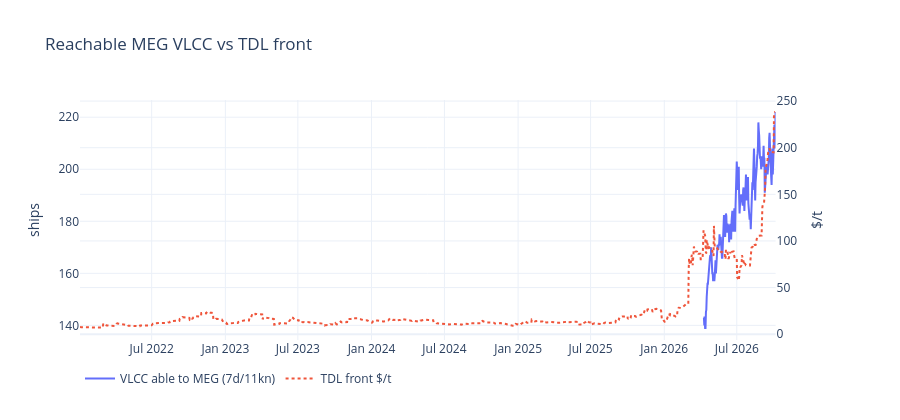
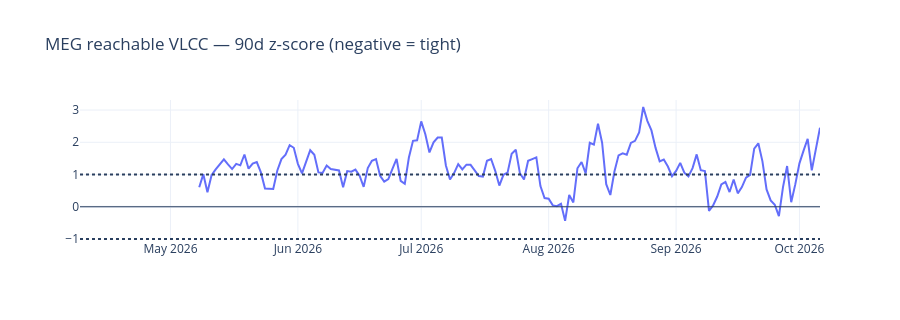

The notebook cell these images were saved under, in order:
### Markdown cell above
## A — Tonnage matcher: VLCCs that can reach the Mideast Gulf in 7 days

This is **reachable load-region supply**, not world fleet. Down vs 90d z-score → list is tight → near FFAs should bid if cargoes are unchanged.

### Code cell
def cached(name, fn):
    return kp._series_cache(CACHE, name, REFRESH, fn)

meg = cached(
    "kpler_tonnage_meg_vlcc_7d_11kn",
    lambda: kp.tonnage_count_series(cfg, kp.MEG_ZONE, START),
)
meg = meg.sort_values("Date") if not meg.empty else meg
if meg.empty or "vlcc_count" not in meg.columns:
    display(Markdown("_No MEG VLCC matcher rows — check zone name / entitlements._"))
else:
    meg["z90"] = kp.zscore(meg["vlcc_count"])
    display(meg.tail(3))
    tdl_d = tdl.copy()
    tdl_d["TRADE_DATE"] = pd.to_datetime(tdl_d["TRADE_DATE"])
    front_hist = (
        tdl_d.sort_values(["TRADE_DATE", "CONTRACT_MONTH"])
        .groupby("TRADE_DATE", as_index=False)
        .first()
    )
    fig = make_subplots(specs=[[{"secondary_y": True}]])
    fig.add_trace(go.Scatter(x=meg["Date"], y=meg["vlcc_count"], name="VLCC able to MEG (7d/11kn)"), secondary_y=False)
    fig.add_trace(go.Scatter(x=front_hist["TRADE_DATE"], y=front_hist["SETTLE_USD_T"], name="TDL front $/t", line=dict(dash="dot")), secondary_y=True)
    fig.update_layout(title="Reachable MEG VLCC vs TDL front", template="plotly_white", height=420, legend=dict(orientation="h"))
    fig.update_yaxes(title_text="ships", secondary_y=False)
    fig.update_yaxes(title_text="$/t", secondary_y=True)
    fig.show()
    figz = go.Figure(go.Scatter(x=meg["Date"], y=meg["z90"], name="z90"))
    figz.add_hline(y=0, line_width=1)
    figz.add_hline(y=-1, line_dash="dot")
    figz.add_hline(y=1, line_dash="dot")
    figz.update_layout(title="MEG reachable VLCC — 90d z-score (negative = tight)", template="plotly_white", height=320)
    figz.show()
    last = meg.dropna(subset=["z90"]).iloc[-1] if meg["z90"].notna().any() else meg.iloc[-1]
    ztxt = f"{last['z90']:.2f}" if pd.notna(last.get("z90")) else "n/a"
    display(Markdown(f"Latest **{pd.Timestamp(last['Date']).date()}**: {last['vlcc_count']:.0f} VLCCs, z90 **{ztxt}**."))

### Figure 1 — Plotly figure (JSON) as saved in the notebook; plotly's stock layout.template omitted (floating-point values rounded to 4 significant figures; data arrays with more than 128 entries replaced by an {"elided": "..."} marker saying what was removed)
{"data": [{"name": "VLCC able to MEG (7d/11kn)", "type": "scatter", "x": {"elided": "181 str values"}, "xaxis": "x", "y": {"elided": "181 int values"}, "yaxis": "y"}, {"line": {"dash": "dot"}, "name": "TDL front $/t", "type": "scatter", "x": {"elided": "1228 str values"}, "xaxis": "x", "y": {"elided": "1228 float values"}, "yaxis": "y2"}], "layout": {"height": 420, "legend": {"orientation": "h"}, "title": {"text": "Reachable MEG VLCC vs TDL front"}, "xaxis": {"anchor": "y", "domain": [0, 0.94]}, "yaxis": {"anchor": "x", "domain": [0, 1], "title": {"text": "ships"}}, "yaxis2": {"anchor": "x", "overlaying": "y", "side": "right", "title": {"text": "$/t"}}}}

### Figure 2 — Plotly figure (JSON) as saved in the notebook; plotly's stock layout.template omitted (floating-point values rounded to 4 significant figures; data arrays with more than 128 entries replaced by an {"elided": "..."} marker saying what was removed)
{"data": [{"name": "z90", "type": "scatter", "x": {"elided": "181 str values"}, "y": {"elided": "181 float values"}}], "layout": {"height": 320, "shapes": [{"line": {"width": 1}, "type": "line", "x0": 0, "x1": 1, "xref": "x domain", "y0": 0, "y1": 0, "yref": "y"}, {"line": {"dash": "dot"}, "type": "line", "x0": 0, "x1": 1, "xref": "x domain", "y0": -1, "y1": -1, "yref": "y"}, {"line": {"dash": "dot"}, "type": "line", "x0": 0, "x1": 1, "xref": "x domain", "y0": 1, "y1": 1, "yref": "y"}], "title": {"text": "MEG reachable VLCC — 90d z-score (negative = tight)"}}}
